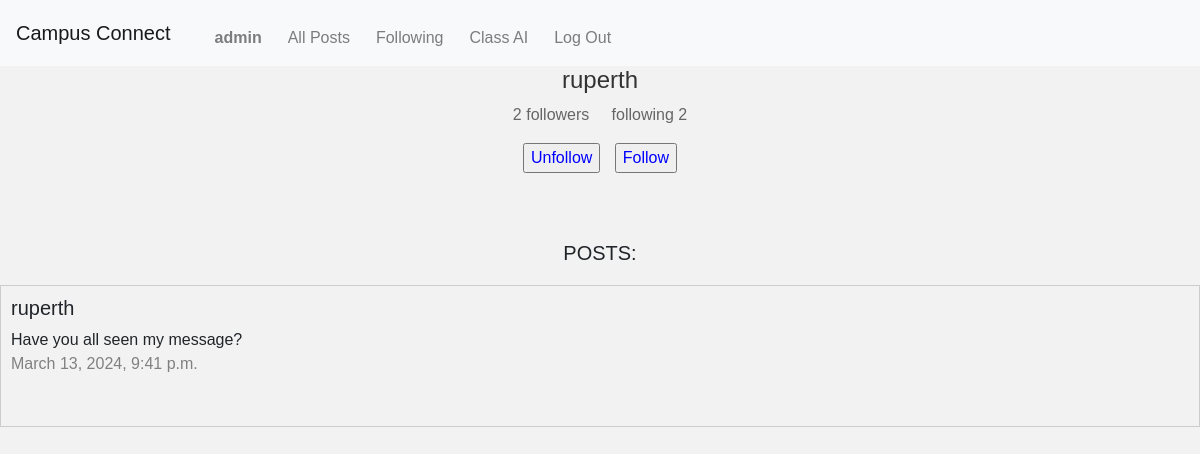
The app's page /unfollow/5/ (signed in) with its own data.
### network/models.py (models this page shows, shortened)
class User(AbstractUser):
    pass

class Post(models.Model):
    text = models.TextField(default='')
    user = models.ForeignKey(User, on_delete=models.CASCADE)
    created_at = models.DateTimeField(auto_now_add=True)

### network/views.py (the view)
# urls.py: path("unfollow/<int:id>/", views.unfollow, name="unfollow"),
def unfollow(request, id):
    try:
        if request.method == "POST":
            profile = User.objects.get(pk=id)
            follower = Follow.objects.filter(follower=request.user, following=profile)
            follower.delete()
            return JsonResponse({'success': True})
        else:
            profile = User.objects.get(pk=id)
            posts = Post.objects.all().filter(user=profile)
            followings = Follow.objects.all().filter(follower=request.user, following=profile).exists()
            followers = Follow.objects.all().filter(following=profile)
            following = Follow.objects.all().filter(follower=profile)
            return render(request, "network/profile.html", {"posts":posts, "profile":profile, "followings":followings, "followers":followers.count(), "following":following.count()})
    except Exception as e:
        return JsonResponse({'success': False, 'error': str(e)})

### network/templates/network/profile.html (shortened to what this page needs)
{% extends "network/layout.html" %}
{% load static %}
{% block body %}
<div id="heading-align">
    <h1>{{profile}}</h1>
    {% if user.is_authenticated %}
        <p> {{followers}} followers &nbsp;&nbsp;&nbsp; following {{following}}</p>
        {% if profile.username != user.username %}
        <div id="unfollow-div">
            <form action="{% url 'unfollow' profile.pk %}" method="post" id="unfollow">
                <input type="submit" value="Unfollow" id="unfollow-id-btn" class="follow-btn">
            </form>
        </div>
        <div id="follow-div">
            <form action="{% url 'profile' profile.pk %}" method="post" id="following">
                <input type="submit" value="Follow" id="follow-id-btn" class="follow-btn">
            </form>
        </div>
        {% endif %}
    {% endif %}
</div><br><br>
<div id="heading-align"><h5>POSTS:</h5></div>
    {% for post in posts %}
    <div id="new-posts">
        <h5>{{post.user}}</h5>
        {{post.text}}
        <p class="date">{{post.created_at}}</p><br>
    </div>
    {% endfor %}
{% endblock %}

### network/templates/network/layout.html (shortened to what this page needs)
{% load static %}
<!DOCTYPE html>
<html lang="en">
    <head>
        <link rel="stylesheet" href="https://stackpath.bootstrapcdn.com/bootstrap/4.4.1/css/bootstrap.min.css">
        <link href="{% static 'network/styles.css' %}" rel="stylesheet">
    </head>
    <body>
        <nav class="navbar navbar-expand-lg navbar-light bg-light">
            <a class="navbar-brand" href="#">Campus Connect</a>
            <div>
            <ul class="navbar-nav mr-auto">
                {% if user.is_authenticated %}
                    <li class="nav-item">
                        <a class="nav-link" href="{% url 'profile' user.pk %}"><strong>{{ user.username }}</strong></a>
                    </li>
                {% endif %}
                <li class="nav-item">
                  <a class="nav-link" href="{% url 'index' %}">All Posts</a>
                </li>
                {% if user.is_authenticated %}
                    <li class="nav-item">
                        <a class="nav-link" href="{% url 'following' %}">Following</a>
                    </li>
                    <li class="nav-item">
                        <a class="nav-link" href="{% url 'class_ai' %}">Class AI</a>
                    </li>
                    <li class="nav-item">
                        <a class="nav-link" href="{% url 'logout' %}">Log Out</a>
                    </li>
                {% endif %}
            </ul>
            </div>
        </nav>
        <div class="body">
            {% block body %}
            {% endblock %}
        </div>
    </body>
</html>

### network/static/network/styles.css (style rules this page uses)
body { font-family: Arial, sans-serif; background-color: #f2f2f2; }
h1 { font-size: 24px; color: #333; }
p { color: #666; line-height: 1.5; }
ul, ol { color: #666; line-height: 1.5; list-style: disc; margin-left: 20px; margin-top: 10px; }
#new-posts { border: 1px solid #ccc; padding: 10px; margin-bottom: 20px; }
#heading-align { text-align: center; margin-bottom: 20px; }
.follow-btn { color: blue; cursor: pointer; }
#unfollow-div { display: inline-block; }
#follow-div { display: inline-block; margin-left: 10px; }
.navbar { background-color: #f8f9fa; }
.navbar-brand { color: #333; font-size: 20px; }
.navbar-nav .nav-link { color: #333; font-size: 16px; margin-right: 10px; }
.date { color: grey; }

### records on screen
User: username "admin"
User: username "ruperth"
Post: user "ruperth", text "Have you all seen my message?", created_at "March 13, 2024, 9:41 p.m."

### other values on screen
{{ followers }} "2"
{{ following }} "2"
